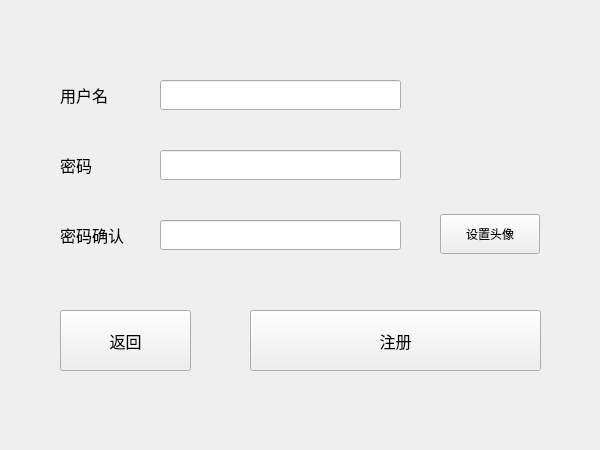
<?xml version="1.0" encoding="UTF-8"?>
<ui version="4.0">
 <class>RegistrationWindow</class>
 <widget class="QWidget" name="RegistrationWindow">
  <property name="windowModality">
   <enum>Qt::NonModal</enum>
  </property>
  <property name="geometry">
   <rect>
    <x>0</x>
    <y>0</y>
    <width>600</width>
    <height>450</height>
   </rect>
  </property>
  <property name="minimumSize">
   <size>
    <width>600</width>
    <height>450</height>
   </size>
  </property>
  <property name="maximumSize">
   <size>
    <width>600</width>
    <height>450</height>
   </size>
  </property>
  <property name="windowTitle">
   <string>注册</string>
  </property>
  <widget class="QPushButton" name="back_to_login_pushbutton">
   <property name="geometry">
    <rect>
     <x>60</x>
     <y>310</y>
     <width>131</width>
     <height>61</height>
    </rect>
   </property>
   <property name="font">
    <font>
     <family>Microsoft YaHei UI</family>
     <pointsize>12</pointsize>
    </font>
   </property>
   <property name="focusPolicy">
    <enum>Qt::StrongFocus</enum>
   </property>
   <property name="text">
    <string>返回</string>
   </property>
  </widget>
  <widget class="QPushButton" name="registration_pushbutton">
   <property name="geometry">
    <rect>
     <x>250</x>
     <y>310</y>
     <width>291</width>
     <height>61</height>
    </rect>
   </property>
   <property name="font">
    <font>
     <pointsize>12</pointsize>
    </font>
   </property>
   <property name="text">
    <string>注册</string>
   </property>
  </widget>
  <widget class="QWidget" name="layoutWidget">
   <property name="geometry">
    <rect>
     <x>60</x>
     <y>200</y>
     <width>341</width>
     <height>71</height>
    </rect>
   </property>
   <layout class="QHBoxLayout" name="horizontalLayout">
    <property name="spacing">
     <number>0</number>
    </property>
    <item>
     <widget class="QLabel" name="re_password_confirm_label">
      <property name="minimumSize">
       <size>
        <width>100</width>
        <height>60</height>
       </size>
      </property>
      <property name="maximumSize">
       <size>
        <width>100</width>
        <height>60</height>
       </size>
      </property>
      <property name="font">
       <font>
        <family>Microsoft YaHei UI</family>
        <pointsize>12</pointsize>
       </font>
      </property>
      <property name="text">
       <string>密码确认</string>
      </property>
      <property name="alignment">
       <set>Qt::AlignLeading|Qt::AlignLeft|Qt::AlignVCenter</set>
      </property>
     </widget>
    </item>
    <item>
     <widget class="QLineEdit" name="re_password_confirm_line_edit">
      <property name="minimumSize">
       <size>
        <width>0</width>
        <height>30</height>
       </size>
      </property>
      <property name="maximumSize">
       <size>
        <width>16777215</width>
        <height>30</height>
       </size>
      </property>
      <property name="font">
       <font>
        <pointsize>10</pointsize>
       </font>
      </property>
      <property name="echoMode">
       <enum>QLineEdit::Password</enum>
      </property>
     </widget>
    </item>
   </layout>
  </widget>
  <widget class="QWidget" name="layoutWidget">
   <property name="geometry">
    <rect>
     <x>60</x>
     <y>130</y>
     <width>341</width>
     <height>71</height>
    </rect>
   </property>
   <layout class="QHBoxLayout" name="horizontalLayout_2">
    <property name="spacing">
     <number>0</number>
    </property>
    <item>
     <widget class="QLabel" name="registration_password_label">
      <property name="minimumSize">
       <size>
        <width>100</width>
        <height>60</height>
       </size>
      </property>
      <property name="maximumSize">
       <size>
        <width>100</width>
        <height>60</height>
       </size>
      </property>
      <property name="font">
       <font>
        <pointsize>12</pointsize>
       </font>
      </property>
      <property name="text">
       <string>密码</string>
      </property>
     </widget>
    </item>
    <item>
     <widget class="QLineEdit" name="re_password_line_edit">
      <property name="minimumSize">
       <size>
        <width>0</width>
        <height>30</height>
       </size>
      </property>
      <property name="maximumSize">
       <size>
        <width>16777215</width>
        <height>30</height>
       </size>
      </property>
      <property name="font">
       <font>
        <pointsize>10</pointsize>
       </font>
      </property>
      <property name="focusPolicy">
       <enum>Qt::StrongFocus</enum>
      </property>
      <property name="echoMode">
       <enum>QLineEdit::Password</enum>
      </property>
     </widget>
    </item>
   </layout>
  </widget>
  <widget class="QWidget" name="layoutWidget">
   <property name="geometry">
    <rect>
     <x>60</x>
     <y>60</y>
     <width>341</width>
     <height>71</height>
    </rect>
   </property>
   <layout class="QHBoxLayout" name="horizontalLayout_3">
    <property name="spacing">
     <number>0</number>
    </property>
    <item>
     <widget class="QLabel" name="registration_username_label">
      <property name="minimumSize">
       <size>
        <width>100</width>
        <height>60</height>
       </size>
      </property>
      <property name="maximumSize">
       <size>
        <width>100</width>
        <height>60</height>
       </size>
      </property>
      <property name="font">
       <font>
        <pointsize>12</pointsize>
       </font>
      </property>
      <property name="text">
       <string>用户名</string>
      </property>
     </widget>
    </item>
    <item>
     <widget class="QLineEdit" name="re_username_line_edit">
      <property name="minimumSize">
       <size>
        <width>0</width>
        <height>30</height>
       </size>
      </property>
      <property name="maximumSize">
       <size>
        <width>16777215</width>
        <height>30</height>
       </size>
      </property>
      <property name="font">
       <font>
        <pointsize>10</pointsize>
       </font>
      </property>
     </widget>
    </item>
   </layout>
  </widget>
  <widget class="QWidget" name="layoutWidget">
   <property name="geometry">
    <rect>
     <x>440</x>
     <y>70</y>
     <width>102</width>
     <height>191</height>
    </rect>
   </property>
   <layout class="QVBoxLayout" name="verticalLayout">
    <property name="spacing">
     <number>30</number>
    </property>
    <item>
     <widget class="QLabel" name="imageLabel">
      <property name="minimumSize">
       <size>
        <width>100</width>
        <height>100</height>
       </size>
      </property>
      <property name="maximumSize">
       <size>
        <width>100</width>
        <height>100</height>
       </size>
      </property>
      <property name="text">
       <string/>
      </property>
      <property name="scaledContents">
       <bool>true</bool>
      </property>
     </widget>
    </item>
    <item>
     <widget class="QPushButton" name="selectImageButton">
      <property name="minimumSize">
       <size>
        <width>100</width>
        <height>40</height>
       </size>
      </property>
      <property name="maximumSize">
       <size>
        <width>100</width>
        <height>40</height>
       </size>
      </property>
      <property name="text">
       <string>设置头像</string>
      </property>
     </widget>
    </item>
   </layout>
  </widget>
 </widget>
 <resources/>
 <connections/>
</ui>
